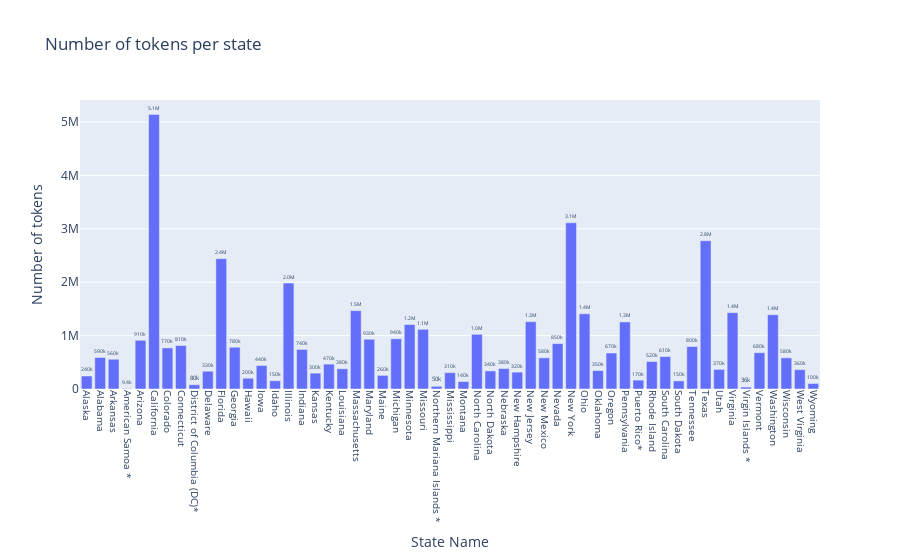

Source (notebook cell):
### Code cell
# Make plot
plt.figure(figsize=(16,8))
fig = px.bar(
    df_plot, 
    x='State Name', 
    y='Number of tokens',
    text = 'Number of tokens',
    title='Number of tokens per state'
)
fig.update_xaxes(nticks=55, tickfont=dict(size=10))
fig.update_layout(
    xaxis_tickangle=90
)
fig.update_traces(texttemplate='%{text:.2s}', textposition='outside')

fig.write_html(
    file = "../web_app/plotly_files/num_of_tokens.html", 
    full_html = False,
    include_plotlyjs='cdn'
)

fig.show()

### Figure 1 — Plotly figure (JSON) as saved in the notebook; plotly's stock layout.template omitted (floating-point values rounded to 4 significant figures)
{"data": [{"alignmentgroup": "True", "hovertemplate": "State Name=%{x}<br>Number of tokens=%{text}<extra></extra>", "legendgroup": "", "marker": {"color": "#636efa"}, "name": "", "offsetgroup": "", "orientation": "v", "showlegend": false, "text": [243450, 590619, 556728, 9397, 912586, 5141994, 768766, 814159, 79819, 332751, 2441604, 781902, 202285, 440344, 154436, 1983850, 740832, 296943, 466021, 378325, 1467662, 931955, 255174, 940647, 1206623, 1118011, 50256, 305499, 139823, 1024391, 338691, 383064, 315511, 1261105, 583776, 849993, 3112703, 1408955, 345184, 673810, 1255888, 166460, 515017, 607127, 151477, 795734, 2777072, 367031, 1429178, 35757, 679341, 1390219, 583739, 361760, 101992], "textposition": "outside", "texttemplate": "%{text:.2s}", "type": "bar", "x": ["Alaska", "Alabama", "Arkansas", "American Samoa *", "Arizona", "California", "Colorado", "Connecticut", "District of Columbia (DC)*", "Delaware", "Florida", "Georgia", "Hawaii", "Iowa", "Idaho", "Illinois", "Indiana", "Kansas", "Kentucky", "Louisiana", "Massachusetts", "Maryland", "Maine", "Michigan", "Minnesota", "Missouri", "Northern Mariana Islands *", "Mississippi", "Montana", "North Carolina", "North Dakota", "Nebraska", "New Hampshire", "New Jersey", "New Mexico", "Nevada", "New York", "Ohio", "Oklahoma", "Oregon", "Pennsylvania", "Puerto Rico*", "Rhode Island", "South Carolina", "South Dakota", "Tennessee", "Texas", "Utah", "Virginia", "Virgin Islands *", "Vermont", "Washington", "Wisconsin", "West Virginia", "Wyoming"], "xaxis": "x", "y": [243450, 590619, 556728, 9397, 912586, 5141994, 768766, 814159, 79819, 332751, 2441604, 781902, 202285, 440344, 154436, 1983850, 740832, 296943, 466021, 378325, 1467662, 931955, 255174, 940647, 1206623, 1118011, 50256, 305499, 139823, 1024391, 338691, 383064, 315511, 1261105, 583776, 849993, 3112703, 1408955, 345184, 673810, 1255888, 166460, 515017, 607127, 151477, 795734, 2777072, 367031, 1429178, 35757, 679341, 1390219, 583739, 361760, 101992], "yaxis": "y"}], "layout": {"barmode": "relative", "legend": {"tracegroupgap": 0}, "title": {"text": "Number of tokens per state"}, "xaxis": {"anchor": "y", "domain": [0, 1], "nticks": 55, "tickangle": 90, "tickfont": {"size": 10}, "title": {"text": "State Name"}}, "yaxis": {"anchor": "x", "domain": [0, 1], "title": {"text": "Number of tokens"}}}}
